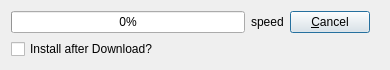
<?xml version="1.0" encoding="UTF-8"?>
<ui version="4.0">
 <class>CDownloadGitHubAsset</class>
 <widget class="QDialog" name="CDownloadGitHubAsset">
  <property name="geometry">
   <rect>
    <x>0</x>
    <y>0</y>
    <width>390</width>
    <height>68</height>
   </rect>
  </property>
  <property name="windowTitle">
   <string>Downloading Latest Version</string>
  </property>
  <layout class="QGridLayout" name="gridLayout">
   <item row="0" column="0" colspan="3">
    <widget class="QFrame" name="downloadFrame">
     <property name="frameShape">
      <enum>QFrame::NoFrame</enum>
     </property>
     <property name="frameShadow">
      <enum>QFrame::Plain</enum>
     </property>
     <layout class="QHBoxLayout" name="horizontalLayout">
      <property name="leftMargin">
       <number>0</number>
      </property>
      <property name="topMargin">
       <number>0</number>
      </property>
      <property name="rightMargin">
       <number>9</number>
      </property>
      <property name="bottomMargin">
       <number>0</number>
      </property>
      <item>
       <widget class="QProgressBar" name="currentProgressBar">
        <property name="sizePolicy">
         <sizepolicy hsizetype="Expanding" vsizetype="Fixed">
          <horstretch>9</horstretch>
          <verstretch>0</verstretch>
         </sizepolicy>
        </property>
        <property name="value">
         <number>0</number>
        </property>
       </widget>
      </item>
      <item>
       <widget class="QLabel" name="speed">
        <property name="sizePolicy">
         <sizepolicy hsizetype="Preferred" vsizetype="Preferred">
          <horstretch>1</horstretch>
          <verstretch>0</verstretch>
         </sizepolicy>
        </property>
        <property name="text">
         <string>speed</string>
        </property>
       </widget>
      </item>
      <item>
       <widget class="QPushButton" name="cancel">
        <property name="text">
         <string>&amp;Cancel</string>
        </property>
       </widget>
      </item>
     </layout>
    </widget>
   </item>
   <item row="1" column="0" colspan="3">
    <widget class="QCheckBox" name="installAfterDownload">
     <property name="text">
      <string>Install after Download?</string>
     </property>
    </widget>
   </item>
  </layout>
 </widget>
 <resources>
  <include location="application.qrc"/>
 </resources>
 <connections/>
</ui>
